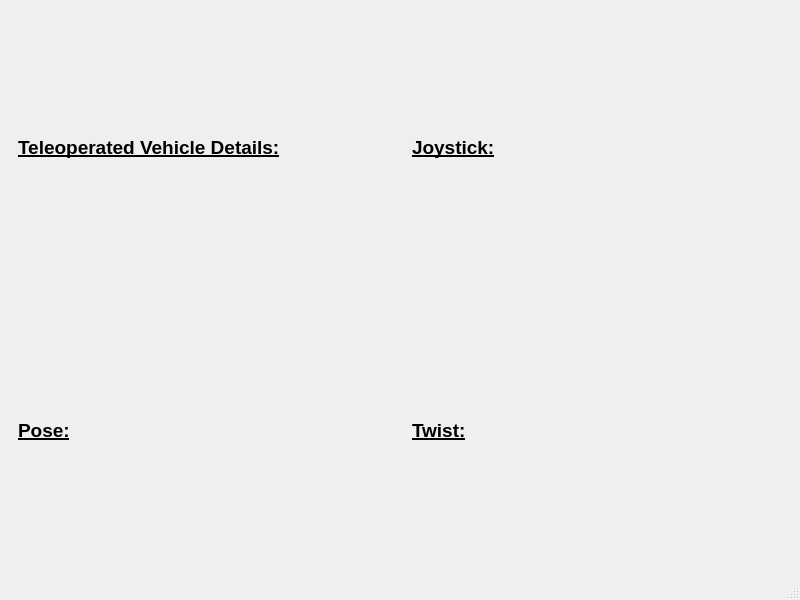
<?xml version="1.0" encoding="UTF-8"?>
<ui version="4.0">
 <class>TelemetryMainWindow</class>
 <widget class="QMainWindow" name="TelemetryMainWindow">
  <property name="geometry">
   <rect>
    <x>0</x>
    <y>0</y>
    <width>800</width>
    <height>600</height>
   </rect>
  </property>
  <property name="windowTitle">
   <string>MainWindow</string>
  </property>
  <widget class="QWidget" name="centralwidget">
   <layout class="QGridLayout" name="gridLayout">
    <item row="0" column="0">
     <widget class="QWidget" name="widgetVehicleDetails" native="true">
      <layout class="QGridLayout" name="gridLayout_5">
       <item row="0" column="0">
        <widget class="QLabel" name="labelVehicleDetailsTitle">
         <property name="font">
          <font>
           <pointsize>14</pointsize>
           <weight>75</weight>
           <bold>true</bold>
           <underline>true</underline>
          </font>
         </property>
         <property name="text">
          <string>Teleoperated Vehicle Details:</string>
         </property>
         <property name="alignment">
          <set>Qt::AlignLeading|Qt::AlignLeft|Qt::AlignVCenter</set>
         </property>
        </widget>
       </item>
      </layout>
     </widget>
    </item>
    <item row="1" column="0">
     <widget class="QWidget" name="widgetPose" native="true">
      <layout class="QGridLayout" name="gridLayout_2">
       <item row="0" column="0">
        <widget class="QLabel" name="labelPoseTitle">
         <property name="font">
          <font>
           <pointsize>14</pointsize>
           <weight>75</weight>
           <bold>true</bold>
           <underline>true</underline>
          </font>
         </property>
         <property name="text">
          <string>Pose:</string>
         </property>
        </widget>
       </item>
      </layout>
     </widget>
    </item>
    <item row="0" column="1">
     <widget class="QWidget" name="widgetJoy" native="true">
      <layout class="QGridLayout" name="gridLayout_4">
       <item row="0" column="1">
        <widget class="QLabel" name="labelJoyTitle">
         <property name="font">
          <font>
           <pointsize>14</pointsize>
           <weight>75</weight>
           <bold>true</bold>
           <underline>true</underline>
          </font>
         </property>
         <property name="text">
          <string>Joystick:</string>
         </property>
         <property name="alignment">
          <set>Qt::AlignLeading|Qt::AlignLeft|Qt::AlignVCenter</set>
         </property>
        </widget>
       </item>
      </layout>
     </widget>
    </item>
    <item row="1" column="1">
     <widget class="QWidget" name="widgetTwist" native="true">
      <layout class="QGridLayout" name="gridLayout_3">
       <item row="0" column="0">
        <widget class="QLabel" name="labelTwistTitle">
         <property name="font">
          <font>
           <pointsize>14</pointsize>
           <weight>75</weight>
           <bold>true</bold>
           <underline>true</underline>
          </font>
         </property>
         <property name="text">
          <string>Twist:</string>
         </property>
         <property name="alignment">
          <set>Qt::AlignLeading|Qt::AlignLeft|Qt::AlignVCenter</set>
         </property>
        </widget>
       </item>
      </layout>
     </widget>
    </item>
   </layout>
  </widget>
  <widget class="QMenuBar" name="menubar">
   <property name="geometry">
    <rect>
     <x>0</x>
     <y>0</y>
     <width>800</width>
     <height>22</height>
    </rect>
   </property>
  </widget>
  <widget class="QStatusBar" name="statusbar"/>
 </widget>
 <resources/>
 <connections/>
</ui>
